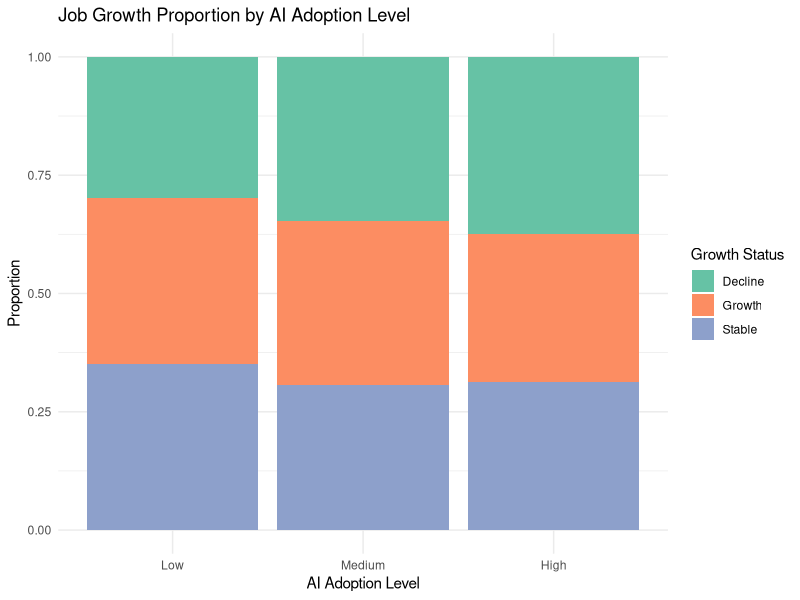
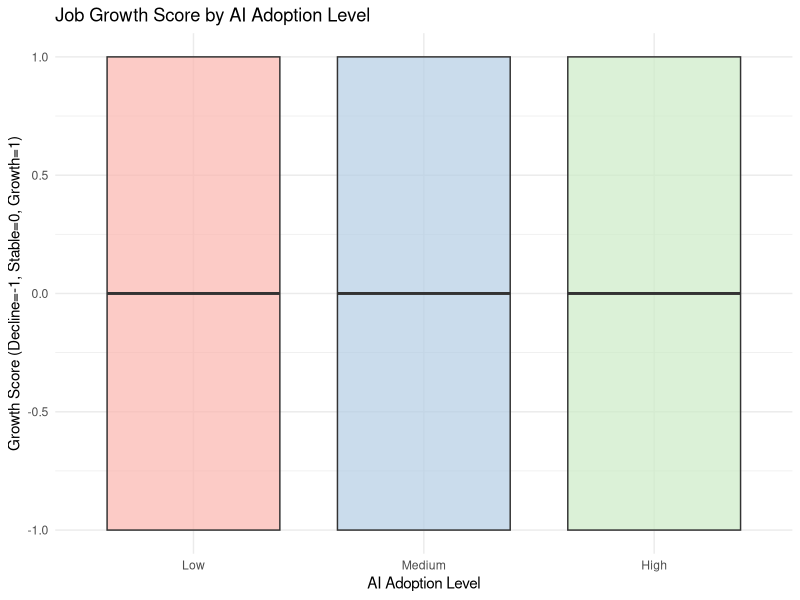
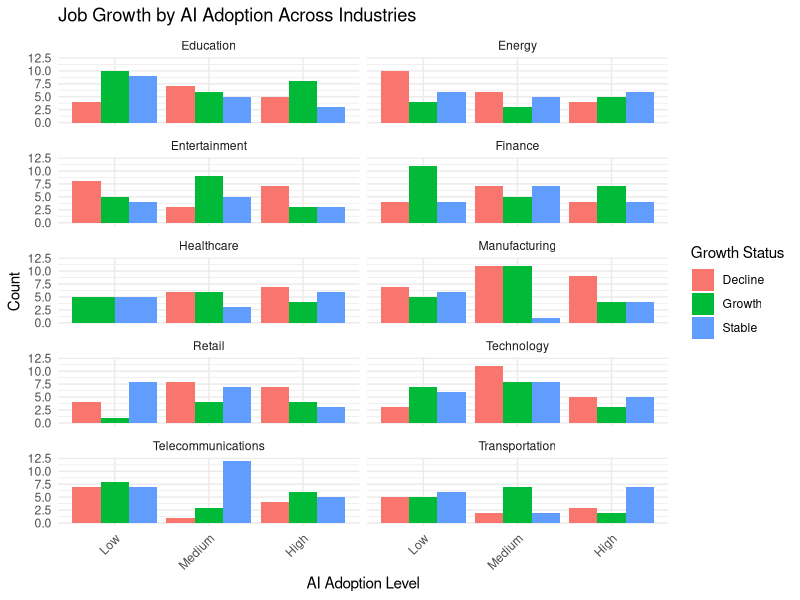
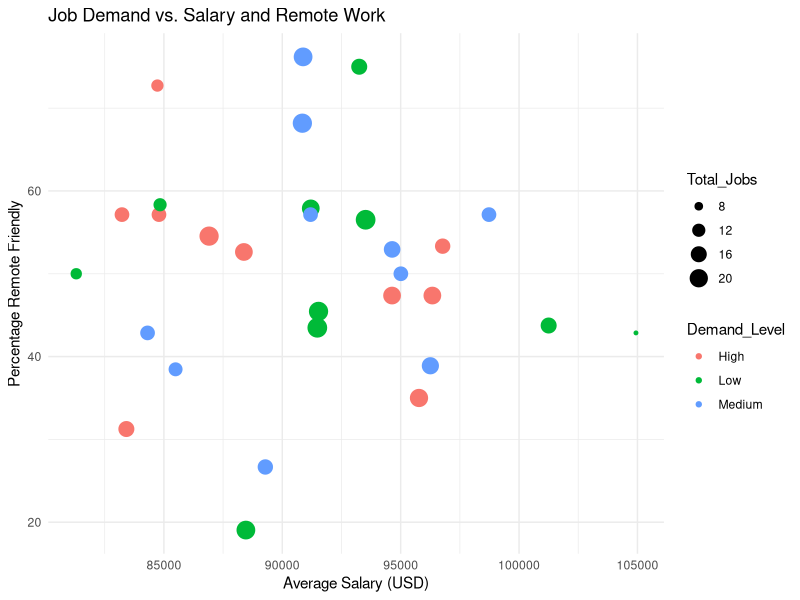
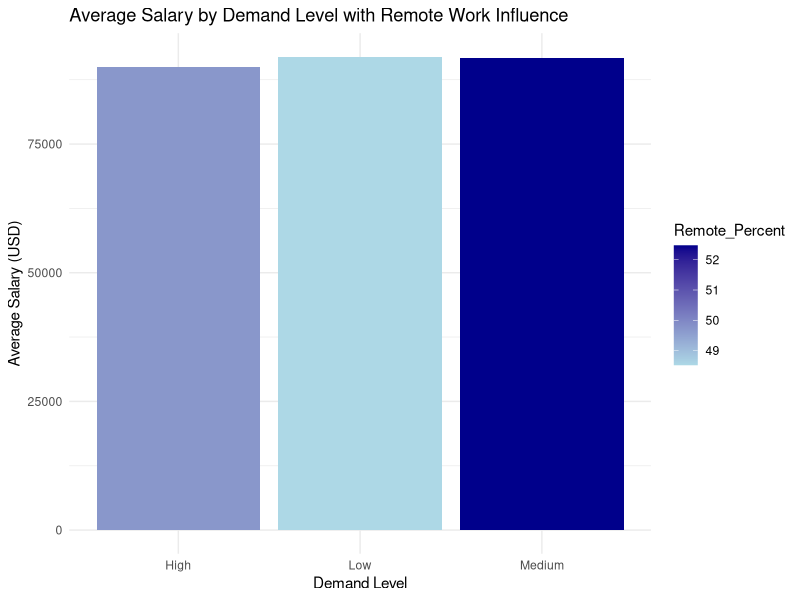
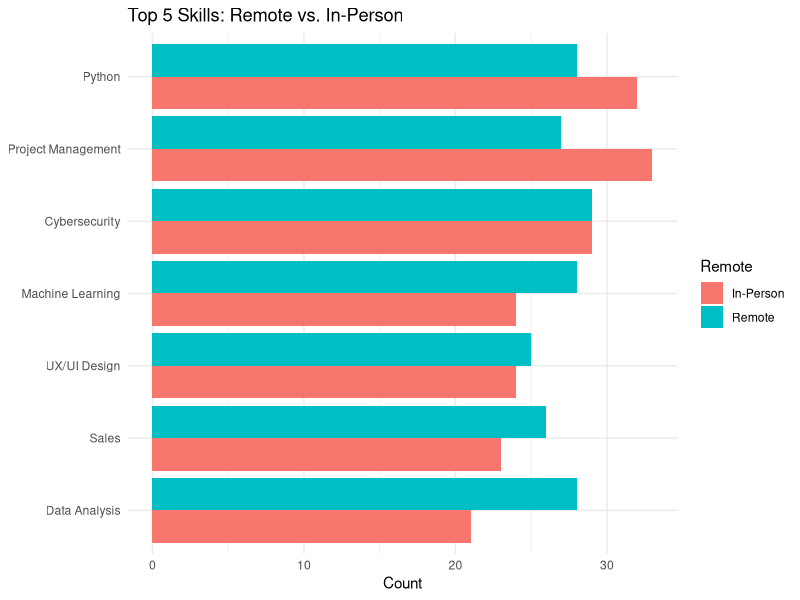
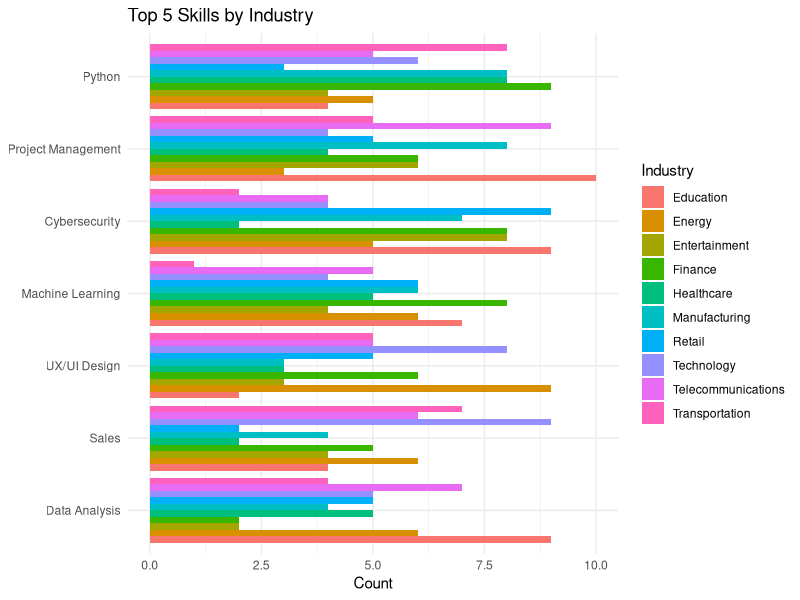
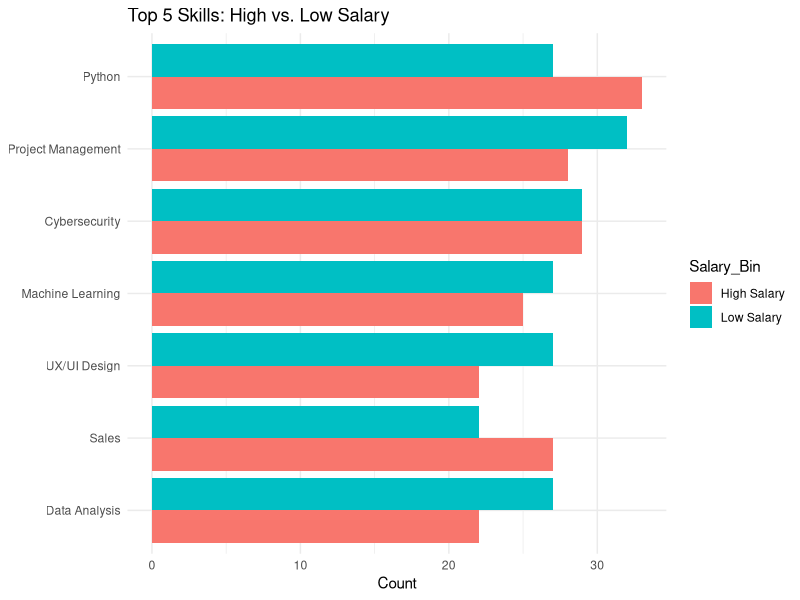

Here is the R script that generated these plots, in order:
## ---- chunk 1
# Clear environment
rm(list = ls())

# Load libraries
library(readr)
library(dplyr)

# Load data (adjust path as needed)
data <- read_csv("ai_job_market_insights.csv")

# Data wrangling
data_clean <- data %>%
  dplyr::mutate(
    AI_Adoption_Level = factor(AI_Adoption_Level, levels = c("Low", "Medium", "High")),
    Job_Growth_Projection = factor(Job_Growth_Projection, levels = c("Decline", "Stable", "Growth")),
    Salary_USD = as.numeric(Salary_USD)
  ) %>%
  dplyr::filter(!is.na(Salary_USD) & !is.na(AI_Adoption_Level) & !is.na(Job_Growth_Projection))

# Verify
str(data_clean)
## ---- chunk 2
library(tidyverse)
library(tidyr)    
library(ggthemes)
library(knitr)
library(MASS)
## ---- chunk 3
# 1. Data Preparation ------------------------------------------------------
# Load and clean data
df <- read_csv("ai_job_market_insights.csv")

ro1_data <- df %>%
  filter(!is.na(AI_Adoption_Level), !is.na(Job_Growth_Projection)) %>%
  mutate(
    AI_Adoption = factor(AI_Adoption_Level, 
                         levels = c("Low", "Medium", "High"),
                         ordered = TRUE),
    Growth_Score = case_when(
      Job_Growth_Projection == "Decline" ~ -1,
      Job_Growth_Projection == "Stable" ~ 0,
      Job_Growth_Projection == "Growth" ~ 1
    )
  )
## ---- chunk 4

# 2. Descriptive Statistics ------------------------------------------------
desc_stats <- ro1_data %>%
  count(AI_Adoption, Job_Growth_Projection) %>%
  pivot_wider(names_from = Job_Growth_Projection, values_from = n)

kable(desc_stats, caption = "Job Counts by AI Adoption Level")
## ---- chunk 5
ggplot(ro1_data, aes(x = AI_Adoption, fill = Job_Growth_Projection)) +
  geom_bar(position = "fill") +
  scale_fill_brewer(palette = "Set2") +
  labs(
    title = "Job Growth Proportion by AI Adoption Level",
    x = "AI Adoption Level",
    y = "Proportion",
    fill = "Growth Status"
  ) +
  theme_minimal()
## ---- chunk 6
ggplot(ro1_data, aes(x = AI_Adoption, y = Growth_Score, fill = AI_Adoption)) +
  geom_boxplot(alpha = 0.7) +
  scale_fill_brewer(palette = "Pastel1") +
  labs(
    title = "Job Growth Score by AI Adoption Level",
    x = "AI Adoption Level",
    y = "Growth Score (Decline=-1, Stable=0, Growth=1)"
  ) +
  theme_minimal() +
  theme(legend.position = "none")
## ---- chunk 7
ggplot(ro1_data, aes(x = AI_Adoption, fill = Job_Growth_Projection)) +
  geom_bar(position = "dodge") +
  facet_wrap(~Industry, ncol = 2) +
  labs(
    title = "Job Growth by AI Adoption Across Industries",
    x = "AI Adoption Level",
    y = "Count",
    fill = "Growth Status"
  ) +
  theme_minimal() +
  theme(axis.text.x = element_text(angle = 45, hjust = 1))
## ---- chunk 8
library(tidyverse)
library(dplyr)
library(ggplot2)
library(readr)
## ---- chunk 9
# Read the CSV file
library(readr)
ai_job <- read_csv("ai_job_market_insights.csv")

# Inspect the data without X11
head(ai_job)        # first few rows
glimpse(ai_job)     # structure summary
summary(ai_job)     # basic stats

# Data Wrangling: convert categorical variables to factors
ai_job <- ai_job %>%
  mutate(
    Job_Title           = as.factor(Job_Title),
    Industry            = as.factor(Industry),
    Company_Size        = Company_Size,        # adjust if needed
    Location            = as.factor(Location),
    AI_Adoption_Level   = as.factor(AI_Adoption_Level),
    Automation_Risk     = as.factor(Automation_Risk),
    Remote_Friendly     = as.factor(Remote_Friendly),
    Job_Growth_Projection = as.factor(Job_Growth_Projection)
  )

# Check for missing data
colSums(is.na(ai_job))

## ---- chunk 10
# Now we are going to create a risk score (High scores = HIgh risk) based on the Automation_Risk , it helps quantify the risk level for comparison
ai_job <- ai_job %>%
  mutate(Automation_Risk_Score = case_when(Automation_Risk == "Low" ~ 1,
                                     Automation_Risk == "Medium" ~ 2,
                                     Automation_Risk == "High" ~ 3
                                     ))
# Next, we will create a demand indicator based on Job_Growth_Projection , simplifies the growth project into a three tier demand scale 
ai_job <- ai_job %>%
  mutate(Demand_Level = case_when(
    Job_Growth_Projection == "Growth" ~ "High",
    Job_Growth_Projection == "Stable" ~ "Medium",
    Job_Growth_Projection == "Decline" ~ "Low"
  ))
## ---- chunk 11
ai_impact <- ai_job %>%
  group_by(Job_Title) %>%
  summarise(
    Avg_Automation_Risk = mean(Automation_Risk_Score),
    High_Risk_Count = sum(Automation_Risk == "High"),
    AI_Adoption_High = sum(AI_Adoption_Level == "High")
  ) %>%
  arrange(desc(Avg_Automation_Risk))
print(ai_impact)

#View top jobs with highest automation risk
print(ai_impact)

# Focus on specific roles (e.g., UX Designer, Project Manager, Marketing Specialist)
target_jobs <- c("UX Designer", "Project Manager", "Marketing Specialist")
ai_impact_target <- ai_impact %>% filter(Job_Title %in% target_jobs)
print(ai_impact_target)
## ---- chunk 12
# Analyze demand by job title
demand_analysis <- ai_job %>%
  group_by(Job_Title, Demand_Level) %>%
  summarise(
    Avg_Salary = mean(Salary_USD),
    Remote_Percent = mean(Remote_Friendly == "Yes") * 100,
    Total_Jobs = n()
  ) %>%
  arrange(Job_Title, desc(Demand_Level))

# View demand trends
print(demand_analysis)

# Visualize demand vs. salarynd remote work
ggplot(demand_analysis, aes(x = Avg_Salary, y = Remote_Percent, color = Demand_Level, size = Total_Jobs)) +
  geom_point() +
  labs(title = "Job Demand vs. Salary and Remote Work", x = "Average Salary (USD)", y = "Percentage Remote Friendly") +
  theme_minimal()
## ---- chunk 13
# Compare salary and remote work by demand
pay_remote_demand <- ai_job %>%
  group_by(Demand_Level) %>%
  summarise(
    Avg_Salary = mean(Salary_USD),
    Remote_Percent = mean(Remote_Friendly == "Yes") * 100,
    Job_Count = n()
  )

print(pay_remote_demand)
## ---- chunk 14
# Visualize
ggplot(pay_remote_demand, aes(x = Demand_Level, y = Avg_Salary, fill = Remote_Percent)) +
  geom_bar(stat = "identity") +
  labs(title = "Average Salary by Demand Level with Remote Work Influence", x = "Demand Level", y = "Average Salary (USD)") +
  theme_minimal() +
  scale_fill_gradient(low = "lightblue", high = "darkblue")
## ---- chunk 15
library(tidyverse)

# Load raw data
df <- read_csv("ai_job_market_insights.csv")

# Clean, split skills, and create flags
ro3_data <- df %>%
  filter(
    !is.na(Required_Skills),
    !is.na(Remote_Friendly),
    !is.na(Industry),
    !is.na(Salary_USD)
  ) %>%
  separate_rows(Required_Skills, sep = ",\\s*") %>%
  mutate(
    Remote     = if_else(Remote_Friendly == "Yes", "Remote", "In-Person"),
    Salary_Bin = if_else(
      Salary_USD > median(Salary_USD, na.rm = TRUE),
      "High Salary", 
      "Low Salary"
    )
  )

# Select top 5 most common skills overall
top5_skills <- ro3_data %>%
  count(Required_Skills, name = "Total") %>%
  slice_max(Total, n = 5) %>%
  pull(Required_Skills)

# Subset to top 5
ro3_top5        <- ro3_data %>% filter(Required_Skills %in% top5_skills)
remote_counts   <- ro3_top5 %>% count(Required_Skills, Remote,   name = "Count")
industry_counts <- ro3_top5 %>% count(Required_Skills, Industry, name = "Count")
salary_counts   <- ro3_top5 %>% count(Required_Skills, Salary_Bin, name = "Count")

# Display the full Remote vs In-Person table
knitr::kable(
  remote_counts,
  caption = "Top-5 Skills: Remote vs In-Person",
  align   = c("l","l","r")
)
## ---- chunk 16
ggplot(remote_counts, aes(x = reorder(Required_Skills, Count), y = Count, fill = Remote)) +
  geom_col(position = "dodge") + coord_flip() +
  labs(title = "Top 5 Skills: Remote vs. In-Person", x = NULL, y = "Count") +
  theme_minimal()
## ---- chunk 17
ggplot(industry_counts, aes(x = reorder(Required_Skills, Count), y = Count, fill = Industry)) +
  geom_col(position = "dodge") + coord_flip() +
  labs(title = "Top 5 Skills by Industry", x = NULL, y = "Count") +
  theme_minimal()
## ---- chunk 18
ggplot(salary_counts, aes(x = reorder(Required_Skills, Count), y = Count, fill = Salary_Bin)) +
  geom_col(position = "dodge") + coord_flip() +
  labs(title = "Top 5 Skills: High vs. Low Salary", x = NULL, y = "Count") +
  theme_minimal()
